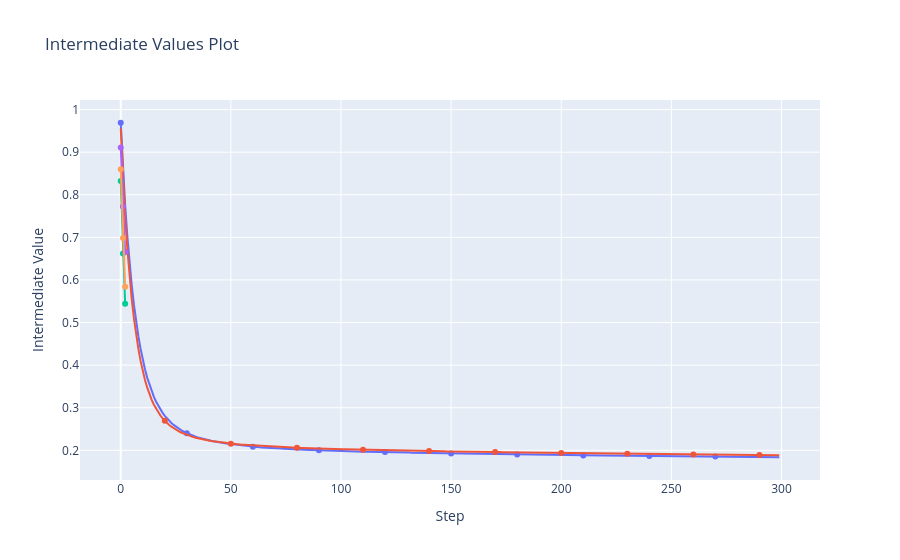

Notebook cell for this chart:
### Code cell
from optuna.visualization import plot_intermediate_values

# 1. Plot intermediate values during the trials
plot_intermediate_values(study).show()

### Figure 1 — Plotly figure (JSON) as saved in the notebook; plotly's stock layout.template omitted (floating-point values rounded to 4 significant figures; data arrays with more than 128 entries replaced by an {"elided": "..."} marker saying what was removed)
{"data": [{"marker": {"maxdisplayed": 10}, "mode": "lines+markers", "name": "Trial0", "type": "scatter", "x": {"elided": "300 int values"}, "y": {"elided": "300 float values"}}, {"marker": {"maxdisplayed": 10}, "mode": "lines+markers", "name": "Trial1", "type": "scatter", "x": {"elided": "300 int values"}, "y": {"elided": "300 float values"}}, {"marker": {"maxdisplayed": 10}, "mode": "lines+markers", "name": "Trial2", "type": "scatter", "x": [0, 1, 2], "y": [0.8325, 0.6618, 0.544]}, {"marker": {"maxdisplayed": 10}, "mode": "lines+markers", "name": "Trial3", "type": "scatter", "x": [0, 1, 2], "y": [0.9112, 0.7725, 0.6658]}, {"marker": {"maxdisplayed": 10}, "mode": "lines+markers", "name": "Trial4", "type": "scatter", "x": [0, 1, 2], "y": [0.8596, 0.6987, 0.5842]}], "layout": {"showlegend": false, "title": {"text": "Intermediate Values Plot"}, "xaxis": {"title": {"text": "Step"}}, "yaxis": {"title": {"text": "Intermediate Value"}}}}
